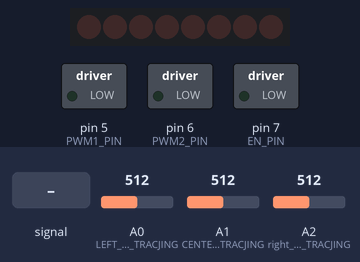
Simulated run of this sketch. Board: Arduino Uno, built with avr-gcc and run on an emulated ATmega328P. Parts: 8 shift-register outputs drawn as a row of LEDs (first output left, lit = HIGH), switched loads named in the sketch (green lamp = pin HIGH). Wiring (inferred from the names in the program): shift register (74HC595): data pin 8; shift clock pin 2; latch pin 4. Wiring (inferred from the signals the program sends): row of LEDs: on Q0, Q1, Q2, Q3, Q4, Q5, Q6, Q7. The test bench sets the inputs (shaded band); at power-on: A0 (LEFT_LINE_TRACJING) = 512, A2 (right_LINE_TRACJING) = 512, A1 (CENTER_LINE_TRACJING) = 512. Pins used as bus, display or sensor lines are not drawn.

Above: at 1.2 s.
1.3 s: A1 (CENTER_LINE_TRACJING) fed a 1000 Hz sine of ±255 counts around its level
2.8 s: A0 (LEFT_LINE_TRACJING) set to 493
At 4.16 s:
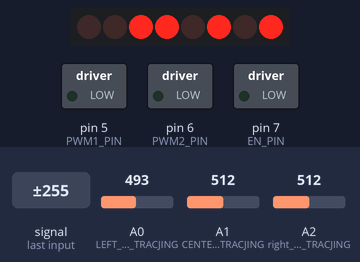
Timing chart, 0 to 4.7 s (numbered marks = the images above; inputs shaded):
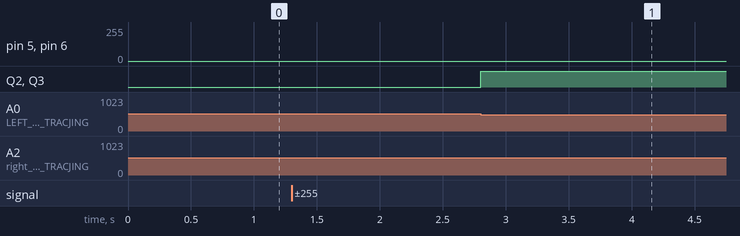

The sketch:

tracking.ino
```cpp
// PWM control pin
#define PWM1_PIN            5
#define PWM2_PIN            6
// 74HCT595N chip pin
#define SHCP_PIN            2                               // The displacement of the clock
#define EN_PIN              7                               // Can make control
#define DATA_PIN            8                               // Serial data
#define STCP_PIN            4                               // Memory register clock

#define LEFT_LINE_TRACJING          A0
#define CENTER_LINE_TRACJING        A1
#define right_LINE_TRACJING         A2

const int Forward       = 163;                               // forward
const int Backward      = 92;                              // back
const int Turn_Left     = 106;                              // left translation
const int Turn_Right    = 149;                              // Right translation
const int Top_Left      = 129;                               // Upper left mobile
const int Bottom_Left   = 20;                              // Lower left mobile
const int Top_Right     = 34;                               // Upper right mobile
const int Bottom_Right  = 72;                               // The lower right move
const int Stop          = 0;                                // stop
const int Contrarotate  = 83;                              // Counterclockwise rotation
const int Clockwise     = 172;                               // Rotate clockwise

int Left_Tra_Value;
int Center_Tra_Value;
int Right_Tra_Value;
int Black_Line = 500;

void setup()
{
    pinMode(SHCP_PIN, OUTPUT);
    pinMode(EN_PIN, OUTPUT);
    pinMode(DATA_PIN, OUTPUT);
    pinMode(STCP_PIN, OUTPUT);
    pinMode(PWM1_PIN, OUTPUT);
    pinMode(PWM2_PIN, OUTPUT);

    pinMode(LEFT_LINE_TRACJING, INPUT);
    pinMode(CENTER_LINE_TRACJING, INPUT);
    pinMode(right_LINE_TRACJING, INPUT);
}

void loop()
{
    Left_Tra_Value = analogRead(LEFT_LINE_TRACJING);
    Center_Tra_Value = analogRead(CENTER_LINE_TRACJING);
    Right_Tra_Value = analogRead(right_LINE_TRACJING);
    if (Left_Tra_Value < Black_Line && Center_Tra_Value >= Black_Line && Right_Tra_Value < Black_Line)
    {
        Motor(Forward, 250);//175
    }
    else if (Left_Tra_Value >= Black_Line && Center_Tra_Value >= Black_Line && Right_Tra_Value < Black_Line)
    {
        Motor(Contrarotate, 230);//165
    }
    else if (Left_Tra_Value >= Black_Line && Center_Tra_Value < Black_Line && Right_Tra_Value < Black_Line)
    {
        Motor(Contrarotate, 250);//190
    }
    else if (Left_Tra_Value < Black_Line && Center_Tra_Value < Black_Line && Right_Tra_Value >= Black_Line)
    {
        Motor(Clockwise, 250);//190
    }
    else if (Left_Tra_Value < Black_Line && Center_Tra_Value >= Black_Line && Right_Tra_Value >= Black_Line)
    {
        Motor(Clockwise, 230);//165
    }
    else if (Left_Tra_Value >= Black_Line && Center_Tra_Value >= Black_Line && Right_Tra_Value >= Black_Line)
    {
        Motor(Stop, 0);
    }
}

void Motor(int Dir, int Speed)
{
    digitalWrite(EN_PIN, LOW);
    analogWrite(PWM1_PIN, Speed);
    analogWrite(PWM2_PIN, Speed);

    digitalWrite(STCP_PIN, LOW);
    shiftOut(DATA_PIN, SHCP_PIN, MSBFIRST, Dir);
    digitalWrite(STCP_PIN, HIGH);
}
```

Measured:
- the behaviour switches between 500 and 499 on A0 (LEFT_LINE_TRACJING) (found by bisection; images 0 and 1)
- after the input at 2.8 s, Q2, Q3: LOW → HIGH at once
